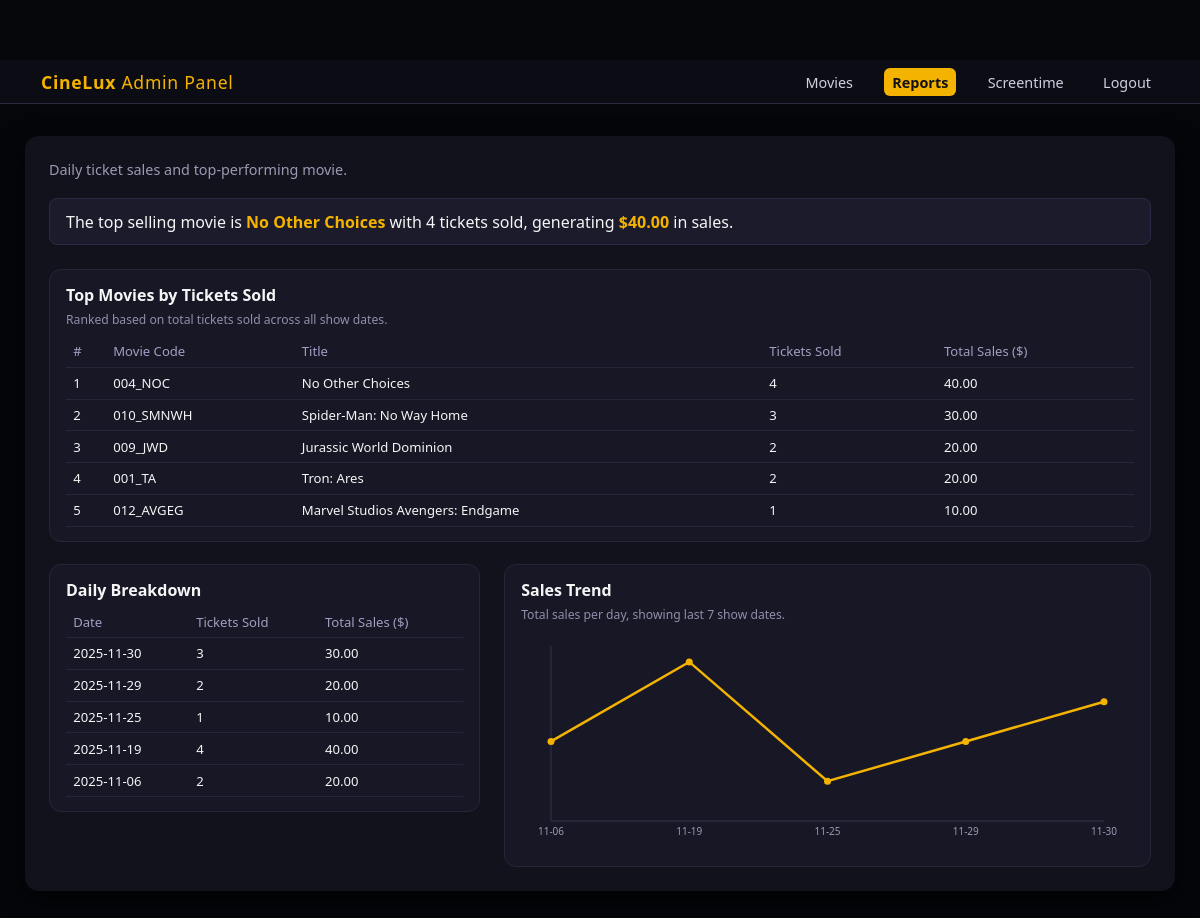
The page /adminReport.php (signed in) on the database its author committed.
### tables this page shows
CREATE TABLE `movies` (
  `MovieCode` varchar(20) NOT NULL,
  `Title` varchar(100) NOT NULL,
  `PosterPath` varchar(255) DEFAULT NULL,
  `Synopsis` text NOT NULL,
  `Genre` varchar(30) NOT NULL,
  `TicketPrice` float NOT NULL,
  `Rating` varchar(10) NOT NULL,
  `ReleaseDate` date DEFAULT NULL,
  `DurationMinutes` int(11) NOT NULL,
  `Trending` tinyint(1) NOT NULL DEFAULT 0,
  `OnSale` tinyint(1) NOT NULL DEFAULT 0,
  `Language` varchar(30) NOT NULL DEFAULT 'English'
);

### adminReport.php (the view, shortened to what this page needs)
<?php
include "dbconnect.php";
function e($s){ return htmlspecialchars($s ?? '', ENT_QUOTES, 'UTF-8'); }
$daily = [];
$sql = "
    SELECT
        t.ShowDate,
        COUNT(*) AS tickets_sold,
        SUM(m.TicketPrice) AS total_sales
    FROM tickets t
    JOIN movies m ON t.MovieCode = m.MovieCode
    GROUP BY t.ShowDate
    ORDER BY t.ShowDate DESC
    LIMIT 7
";
if ($res = $dbcnx->query($sql)) {
    while ($row = $res->fetch_assoc()) {
        $daily[] = $row;
    }
}
$topMovies = [];
$sqlTop = "
    SELECT
        m.MovieCode,
        m.Title,
        COUNT(t.TicketID) AS tickets_sold,
        SUM(m.TicketPrice) AS total_sales
    FROM tickets t
    JOIN movies m ON t.MovieCode = m.MovieCode
    GROUP BY t.MovieCode, m.Title
    ORDER BY tickets_sold DESC
    LIMIT 10
";
if ($res = $dbcnx->query($sqlTop)) {
    while ($row = $res->fetch_assoc()) {
        $topMovies[] = $row;
    }
}
$topMovie = $topMovies[0] ?? null;
?>
<!DOCTYPE html>
<html lang="en">
<head>
<link rel="stylesheet" href="styles.css">
</head>
<body>
<header class="admin-nav">
  <div class="admin-nav-container">
    <div class="admin-brand"><strong>CineLux</strong> Admin Panel</div>
    <nav class="admin-links">
      <a href="adminMovie.php">Movies</a>
      <a href="adminReport.php" class="active">Reports</a>
      <a href="adminScreentime.php">Screentime</a>
      <a href="logout.php" onclick="return confirm('Log out of admin panel?');">Logout</a>
    </nav>
  </div>
</header>
<div class="admin-wrapper">
  <p class="sub">Daily ticket sales and top-performing movie.</p>
  <?php if ($topMovie): ?>
    <div class="top-movie">
      The top selling movie is <strong><?= e($topMovie['Title']) ?></strong>
      with <?= (int)$topMovie['tickets_sold'] ?> tickets sold,
      generating <strong>$<?= number_format((float)$topMovie['total_sales'], 2) ?></strong> in sales.
    </div>
  <?php endif; ?>
  <?php if (!empty($topMovies)): ?>
  <div class="card" style="margin-top:1.5rem;">
    <h2>Top Movies by Tickets Sold</h2>
    <small>Ranked based on total tickets sold across all show dates.</small>
    <table>
      <thead>
        <tr>
          <th style="width:40px;">#</th>
          <th>Movie Code</th>
          <th>Title</th>
          <th>Tickets Sold</th>
          <th>Total Sales ($)</th>
        </tr>
      </thead>
      <tbody>
      <?php $rank = 1; ?>
      <?php foreach ($topMovies as $mv): ?>
        <tr>
          <td><?= $rank++ ?></td>
          <td><?= e($mv['MovieCode']) ?></td>
          <td><?= e($mv['Title']) ?></td>
          <td><?= (int)$mv['tickets_sold'] ?></td>
          <td><?= number_format((float)$mv['total_sales'], 2) ?></td>
        </tr>
      <?php endforeach; ?>
      </tbody>
    </table>
  </div>
<?php endif; ?>
        <br>
  <?php if (empty($daily)): ?>
    <p style="color:#9a9ab5;font-size:.9rem;">No sales data available yet.</p>
  <?php else: ?>
    <div class="grid">
      <div class="card">
        <h2>Daily Breakdown</h2>
        <table>
          <thead>
            <tr><th>Date</th><th>Tickets Sold</th><th>Total Sales ($)</th></tr>
          </thead>
          <tbody>
          <?php foreach ($daily as $row): ?>
            <tr>
              <td><?= e($row['ShowDate']) ?></td>
              <td><?= (int)$row['tickets_sold'] ?></td>
              <td><?= number_format((float)$row['total_sales'], 2) ?></td>
            </tr>
          <?php endforeach; ?>
          </tbody>
        </table>
      </div>
      <div class="card">
        <h2>Sales Trend</h2>
        <small>Total sales per day, showing last 7 show dates.</small>
        <div class="chart-wrap">
          <svg id="lineChart"></svg>
        </div>
      </div>
    </div>
  <?php endif; ?>
</div>
</body>
</html>

### styles.css (style rules this page uses)
:root { --header-h: 60px; --footer-h: 120px; }
*, *::before, *::after { box-sizing: border-box; }
html, body { margin: 0; padding: 0; }
body { font-family: system-ui, -apple-system, Segoe UI, Roboto, Arial, sans-serif; color: #fff; background: #000; padding-top: var(--header-h); padding-bottom: var(--footer-h); }
.card { background: #111; border: 1px solid #333; }

### adminReport.php (style rules this page uses)
body { font-family: system-ui, -apple-system, BlinkMacSystemFont, "Segoe UI", sans-serif; background:#05060a; color:#f5f5f5; }
.admin-nav { background: #0c0c14; border-bottom: 1px solid #2c2c3e; padding: 0.6rem 0; position: sticky; top: 0; z-index: 999; }
.admin-nav-container { max-width: 1150px; margin: 0 auto; padding: 0 1rem; display: flex; justify-content: space-between; align-items: center; }
.admin-brand { font-size: 1.1rem; color: #f5b301; letter-spacing: .04em; }
.admin-links a { margin-left: 1.2rem; color: #cfd0e0; text-decoration: none; font-size: 0.9rem; padding: 0.3rem 0.5rem; border-radius: 6px; transition: all 0.2s ease; }
.admin-links a.active { color: #111; background: #f5b301; font-weight: 600; }
.admin-wrapper { max-width: 1150px; margin: 2rem auto; padding: 1.5rem; background:#12121c; border-radius:14px; box-shadow:0 10px 25px rgba(0,0,0,0.6); }
p.sub { margin:0 0 1.2rem;color:#9a9ab5;font-size:.9rem; }
.grid { display:grid;grid-template-columns:2fr 3fr;gap:1.5rem;align-items:flex-start; }
.card { background:#171725;border-radius:12px;padding:.9rem 1rem;border:1px solid #26263a; }
.card h2 { margin:0 0 .3rem;font-size:1rem; }
.card small { display:block;margin-bottom:.5rem;color:#8f90aa;font-size:.76rem; }
table { width:100%;border-collapse:collapse;font-size:.82rem;margin-top:.3rem; }
th,td { padding:.4rem .45rem;border-bottom:1px solid #25263a; }
th { text-align:left;color:#9fa0c2;font-weight:500; }
.top-movie { background:#1b1b2c; padding:.7rem 1rem; border:1px solid #2a2a44; border-radius:8px; margin-bottom:1rem; }
.top-movie strong { color:#f5b301; }
.chart-wrap { width:100%; height:220px; position:relative; }
svg#lineChart { width:100%; height:100%; }

### rows shown on the page
movies: Title "No Other Choices", MovieCode "004_NOC", tickets_sold "4", total_sales "40.00"
movies: MovieCode "010_SMNWH", Title "Spider-Man: No Way Home", tickets_sold "3", total_sales "30.00"
movies: MovieCode "009_JWD", Title "Jurassic World Dominion", tickets_sold "2", total_sales "20.00"
movies: MovieCode "001_TA", Title "Tron: Ares", tickets_sold "2", total_sales "20.00"
movies: MovieCode "012_AVGEG", Title "Marvel Studios Avengers: Endgame", tickets_sold "1", total_sales "10.00"

### other values the page prints
$topMovie['tickets_sold'] "4"
$topMovie['total_sales'] "40.00"
$row['ShowDate'] "2025-11-30"
$row['tickets_sold'] "3"
$row['total_sales'] "30.00"
$row['ShowDate'] "2025-11-29"
$row['tickets_sold'] "2"
$row['total_sales'] "20.00"
$row['ShowDate'] "2025-11-25"
$row['tickets_sold'] "1"
$row['total_sales'] "10.00"
$row['ShowDate'] "2025-11-19"
$row['tickets_sold'] "4"
$row['total_sales'] "40.00"
$row['ShowDate'] "2025-11-06"
